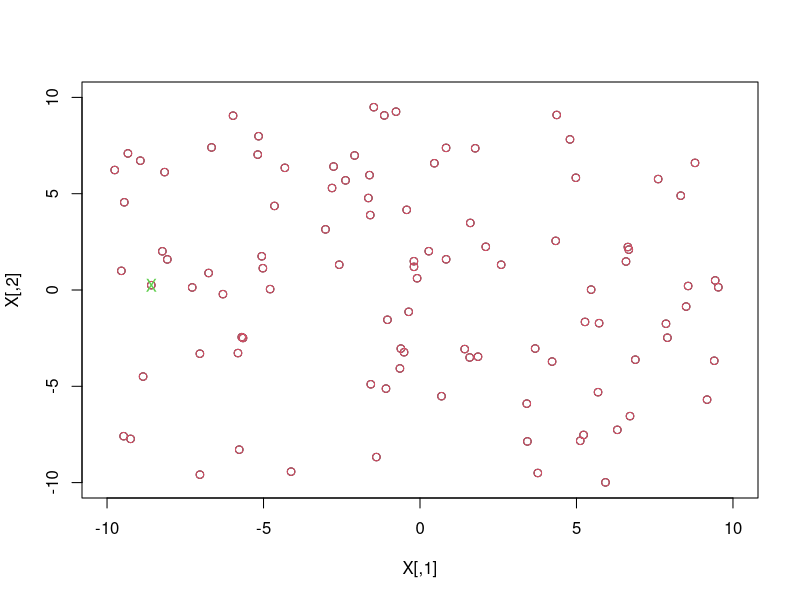
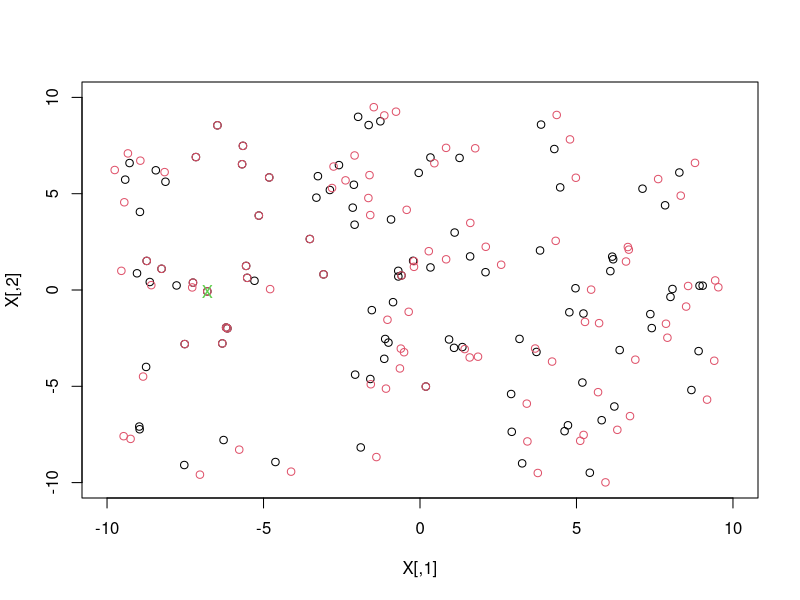
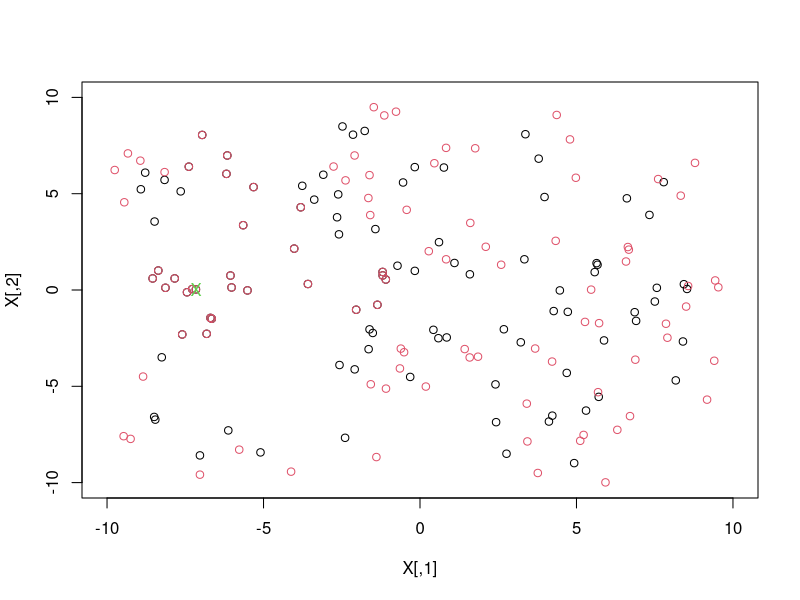
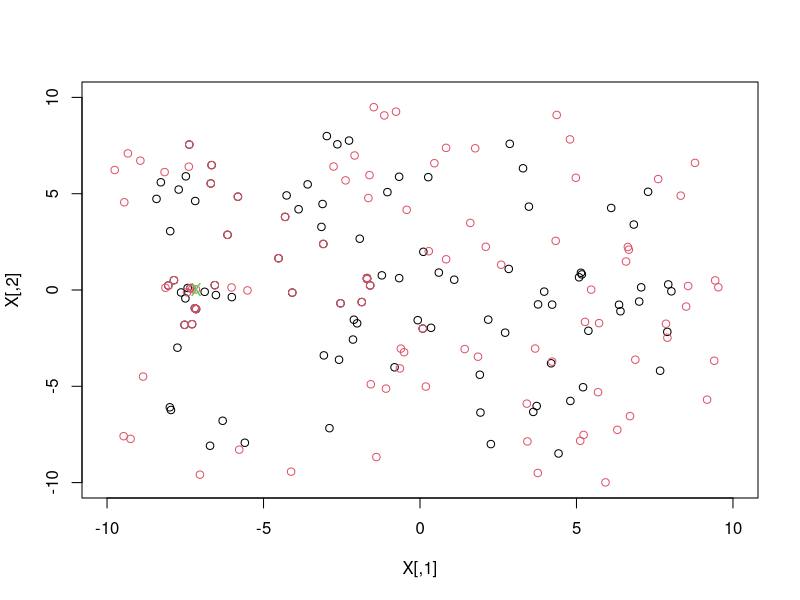
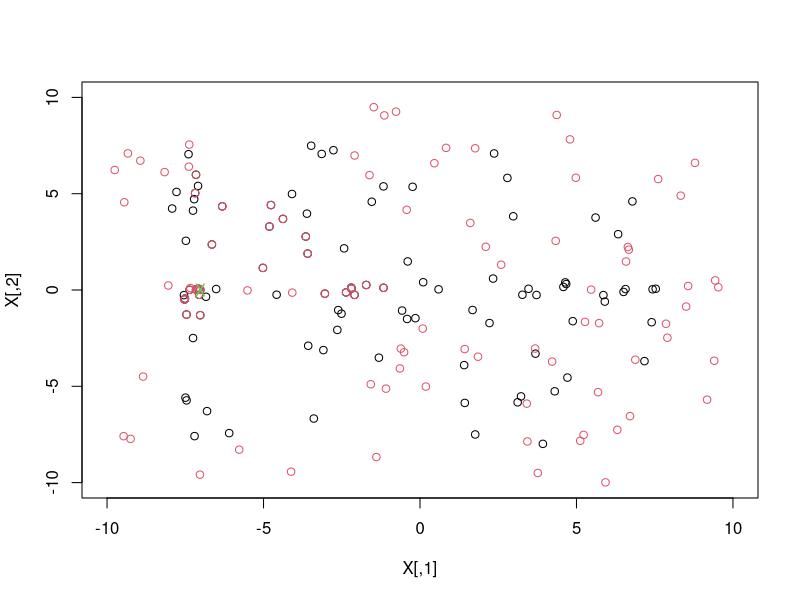
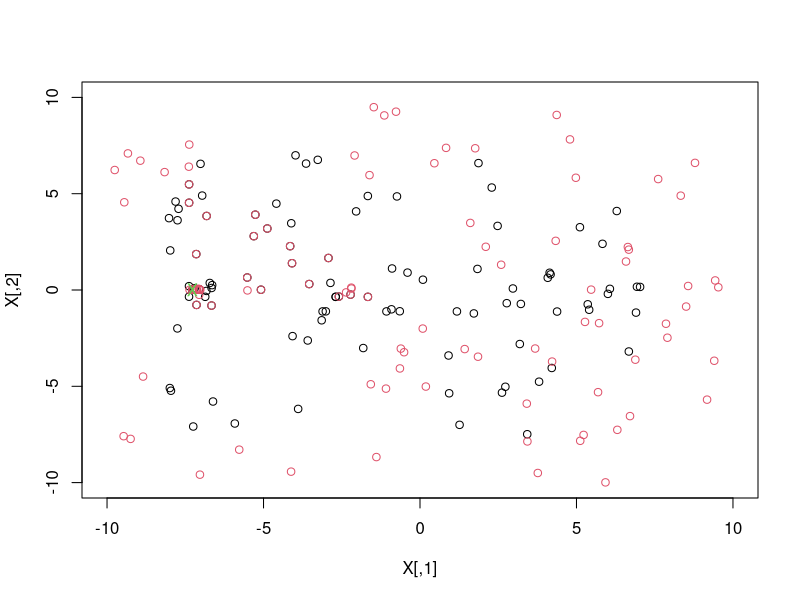
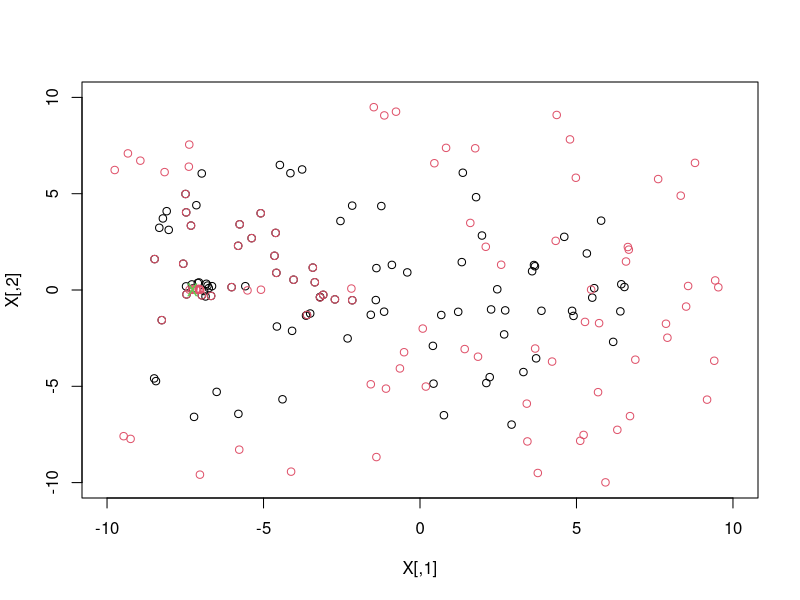
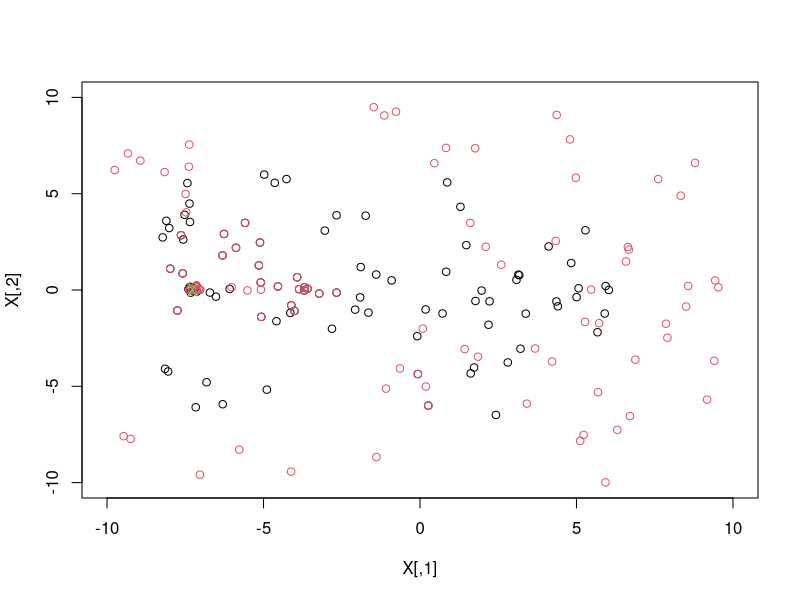

R code for these plots, in order:
rm(list = ls())

c1 = c2 = 2.05
xmin = -10
xmax = 10
vmin = -0.5
vmax = 0.5

n_part = 100
n_var = 2
max_iter = 300

fobj = function(x)
  sum(x^2)/sqrt(abs(max(x)))

#particulas
X =  matrix (runif ( n_part *n_var, xmin, xmax), ncol = n_var)

#memoria
Y = X

#velocidades
V = matrix (runif ( n_part *n_var, vmin, vmax), ncol = n_var)

fx = apply(X,1,fobj)

gBest = X[which.max(fx),]

fi = c1 + c2
k = 2/(abs(2-fi-sqrt((fi*fi) - 4*fi)))
w = 1

for (i in 1:max_iter){
  cat("inIter=", i, "gBest=", gBest," gBestVal=", max(fx),"\n")
  plot(X,xlim = c(xmin,xmax),ylim = c(xmin,xmax))
  points(Y,col = 2)
  points(gBest[1], gBest[2], col=3, pch="X")
  Sys.sleep(0.1)

  r1 = runif(1)
  r2 = runif(1)

  V = k*(w*V + c1 *r1* (Y-X) + c2 *r2* t(gBest - t(X)))
  V [V > vmax] = vmax
  V [V < vmin] = vmin

  w = 1 - (i/max_iter)

  X = X+V
  X [X > xmax] = xmax
  X [X < xmin] = xmin


  fx_novo = apply (X,1,fobj)
  pos = fx_novo > fx

  if(length(pos) > 0){
    Y[pos, ] = X[pos, ]
    fx[pos] = fx_novo[pos]
    gBest = Y[which.max(fx),]
  }
}